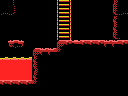

A 2D game scene composited from a Tiled map and its tileset images. What follows is a short description and the map's XML, with every tile layer's data as written:
An orthogonal 16x12 tile map with 8x8 px tiles, 1 tile layer (Tile Layer 1) and 5 objects (item, big-item, breakable-right, door-right, 4x4-item).

<map version="1.0" orientation="orthogonal" renderorder="right-down" width="16" height="12" tilewidth="8" tileheight="8" nextobjectid="12">
 <properties>
  <property name="left" value="lava" />
  <property name="up" value="stairs" />
 </properties>
 <tileset firstgid="1" name="tiles" tilewidth="8" tileheight="8" tilecount="256" columns="16">
  <image source="tiles.png" width="128" height="128" />
 </tileset>
 <layer name="Tile Layer 1" width="16" height="12">
  <data encoding="csv">
118,126,1,1,1,1,1,249,168,1,1,1,1,1,123,118,
254,144,1,1,1,1,1,249,168,1,1,1,1,1,145,254,
1,1,1,1,1,1,1,249,168,1,1,1,1,1,251,118,
1,1,1,1,1,1,1,249,168,1,1,1,1,1,251,118,
1,1,1,1,1,1,1,249,168,1,1,1,1,1,145,118,
1,152,156,1,1,1,1,117,119,120,119,119,119,247,247,119,
1,1,1,1,117,247,247,143,118,118,118,118,118,118,118,118,
101,101,101,101,251,118,118,118,118,118,118,118,118,118,118,118,
113,113,113,113,124,118,118,118,118,118,118,118,118,118,118,118,
113,113,113,113,251,118,118,118,118,118,118,118,118,118,118,118,
119,119,119,119,143,118,118,118,118,118,118,118,118,118,118,118,
118,118,118,118,118,118,118,118,118,118,118,118,118,118,118,118
</data>
 </layer>
 <objectgroup name="objects">
  <object id="1" type="item" x="40" y="32" width="16" height="16" />
  <object id="2" type="big-item" x="72" y="16" width="32" height="24" />
  <object id="3" type="breakable-right" x="112" y="16" width="16" height="24" />
  <object id="7" type="door-right" x="112" y="16" width="16" height="24" />
  <object id="11" type="4x4-item" x="72" y="8" width="32" height="32" />
 </objectgroup>
</map>
